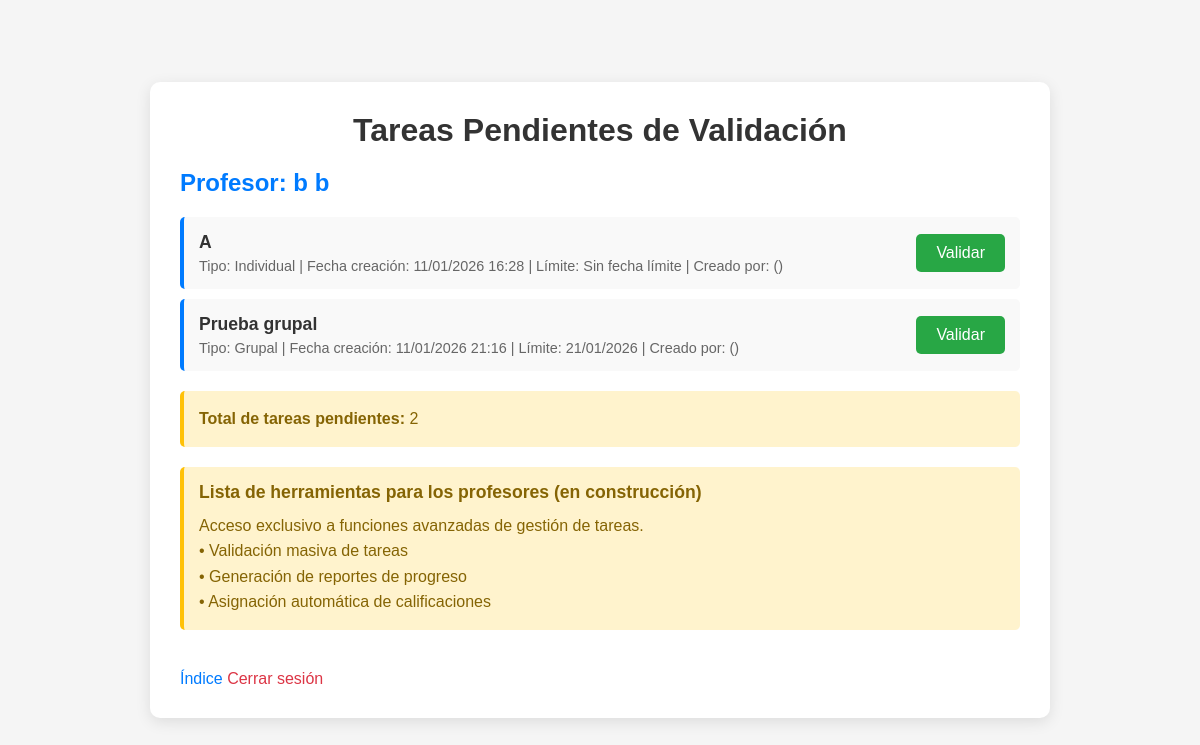
/validacion-profesor/ (signed in), run on an earlier commit of the app's database.
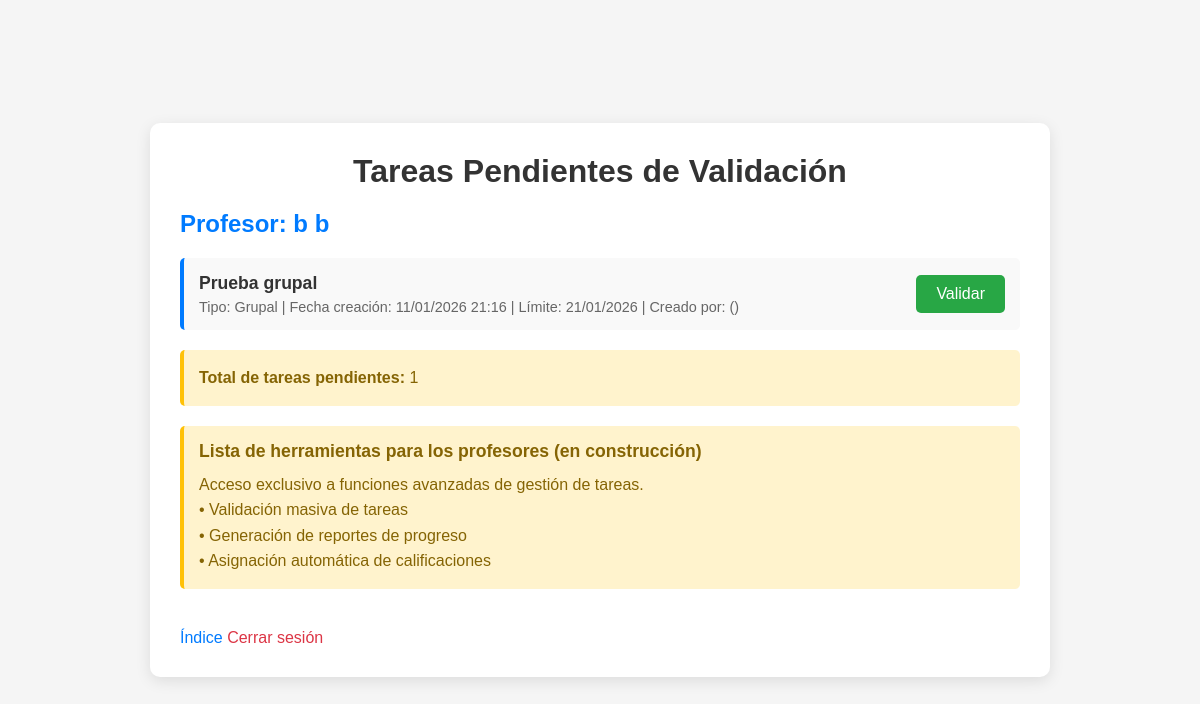
And on a later commit of the database.
### Aplicaciones/models.py (models this page shows, shortened)
class Tarea(models.Model):
    TIPO_CHOICES = (
        ('INDIVIDUAL', 'Individual'),
        ('GRUPAL', 'Grupal'),
        ('EVALUABLE', 'Evaluable'),
    )
    titulo = models.CharField(max_length=200)
    descripcion = models.TextField()
    tipo = models.CharField(max_length=20, choices=TIPO_CHOICES)
    evaluacion = models.BooleanField(default=False)
    validada = models.BooleanField(default=False)
    profesor_validar = models.ForeignKey(Usuario, on_delete=models.SET_NULL, null=True, blank=True, related_name='tareas_validadas')
    completada = models.BooleanField(default=False)
    crear = models.ForeignKey(Usuario, on_delete=models.CASCADE, related_name='tareas_creadas', null=True, blank=True)
    fecha_creacion = models.DateTimeField(auto_now_add=True, null=True, blank=True)
    fecha_final = models.DateField(null=True, blank=True)
    alumnos_participantes = models.ManyToManyField(Usuario, related_name='tareas_participante', blank=True, limit_choices_to={'rol': 'ALUMNO'})

### Aplicaciones/views.py (the view)
# urls.py: path('validacion-profesor/', views.validacion, name='validacion_profesor'),
def validacion(request):
    if not request.user.is_authenticated or request.user.rol != 'PROFESOR':
        return redirect('login')
    tareas_pendientes = Tarea.objects.filter(
        validada=False,
        completada=True
    ).select_related('crear')
    context = {
        'profesor': request.user,
        'tareas_pendientes': tareas_pendientes
    }
    return render(request, 'Aplicaciones/validacion_profesor.html', context)

### Aplicaciones/templates/Aplicaciones/validacion_profesor.html (shortened to what this page needs)
<!DOCTYPE html>
<html>
<head>
</head>
<body>
    <div class="container">
        <h1>Tareas Pendientes de Validación</h1>
        <h2>Profesor: {{ profesor.first_name }} {{ profesor.last_name }}</h2>
        <ul>
        {% for tarea in tareas_pendientes %}
            <li>
                <div class="tarea-info">
                    <div class="tarea-titulo">{{ tarea.titulo }}</div>
                    <div class="tarea-detalles">
                        Tipo: {{ tarea.get_tipo_display }} |
                        Fecha creación: {{ tarea.fecha_creacion|date:"d/m/Y H:i" }} |
                        Límite: {{ tarea.fecha_final|date:"d/m/Y"|default:"Sin fecha límite" }} |
                        Creado por: {{ tarea.crear.first_name }} {{ tarea.crear.last_name }} ({{ tarea.crear.email }})
                    </div>
                </div>
                <a href="{% url 'validar_tarea_profesor' tarea.id %}" class="validar-btn">
                    Validar
                </a>
            </li>
            {% empty %}
                <p>No hay tareas para validar.</p>
            {% endfor %}
        </ul>
        {% if user.rol == 'PROFESOR' %}
        <div class="seccion-profesor">
            <p><strong>Total de tareas pendientes:</strong> {{ tareas_pendientes.count }}</p>
        </div>
        <div class="seccion-profesor">
            <h3> Lista de herramientas para los profesores (en construcción)</h3>
            <p> Acceso exclusivo a funciones avanzadas de gestión de tareas.</p>
            <p>• Validación masiva de tareas</p>
            <p>• Generación de reportes de progreso</p>
            <p>• Asignación automática de calificaciones</p>
        </div>
        {% else %}
        <div class="alerta-restringido">
            Contenido restringido: Solo los profesores pueden ver estadísticas y herramientas de gestión.
        </div>
        {% endif %}
        <a href="{% url 'indice' %}" class="volver-link">Índice</a>
        <a href="{% url 'logout' %}" class="volver-link" style="color: #dc3545;">Cerrar sesión</a>
    </div>
</body>
</html>

What changed in the data, as far as the page shows it:
no longer on this page (row edited): Tarea: titulo "A", tipo "Individual", fecha_creacion "11/01/2026 16:28", fecha_final "Sin fecha límite"
Also different on the page:
{{ tareas_pendientes.count }}: "2" → "1"
